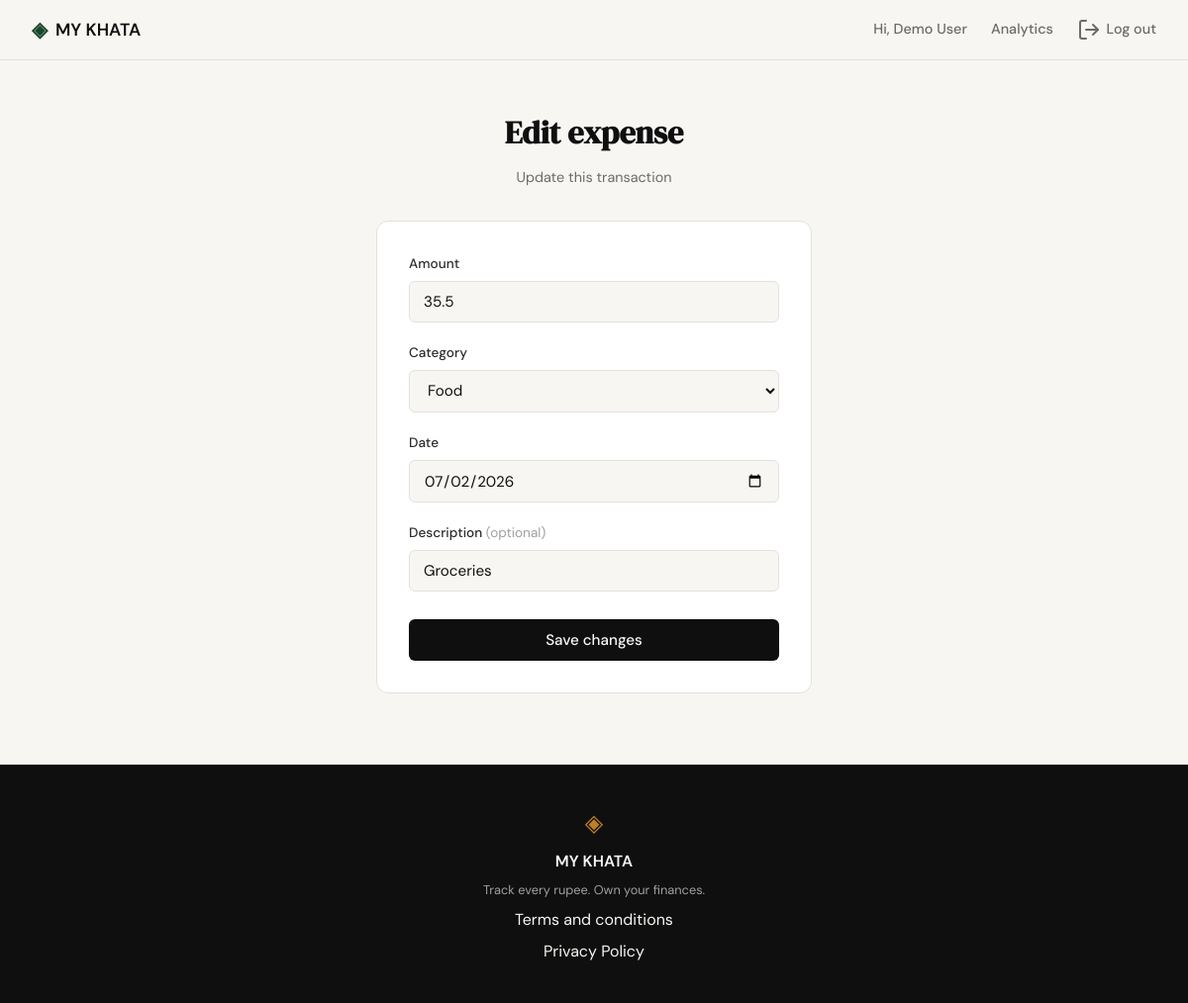
Before: /expenses/1/edit (signed in) with the older database file.
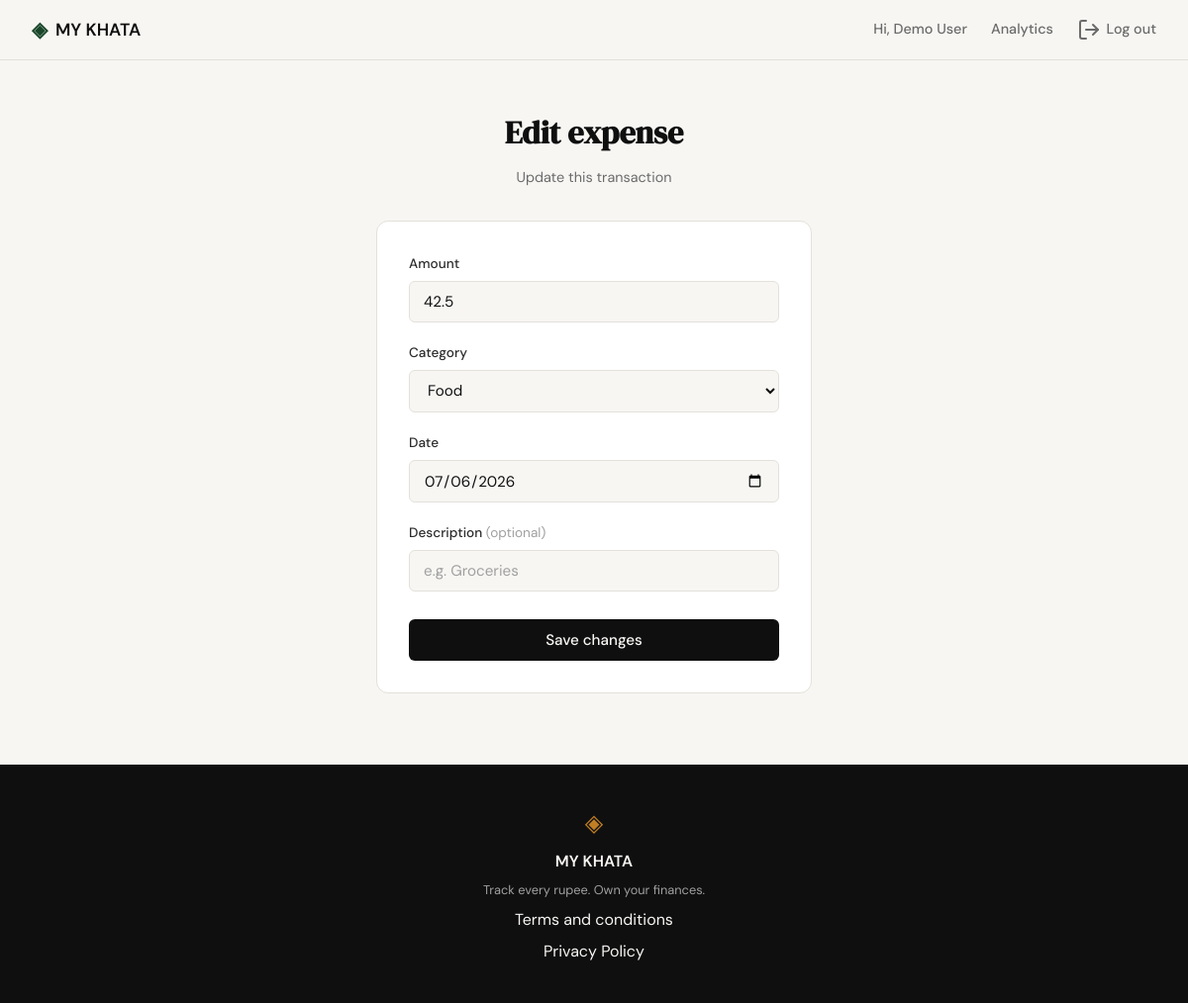
After: the same page with the newer database file.
### tables this page shows
CREATE TABLE expenses (
                id INTEGER PRIMARY KEY AUTOINCREMENT,
                user_id INTEGER NOT NULL,
                amount REAL NOT NULL,
                category TEXT NOT NULL,
                date TEXT NOT NULL,
                description TEXT,
                created_at TEXT DEFAULT (datetime('now')),
                FOREIGN KEY (user_id) REFERENCES users (id)
            );

### app.py (the view, shortened to what this page needs)
@app.route("/expenses/<int:id>/edit", methods=["GET", "POST"])
@login_required
def edit_expense(id):
    expense = get_expense_by_id(id)
    if expense is None or expense["user_id"] != session["user_id"]:
        abort(404)
    if request.method == "GET":
        values = {
            "amount": expense["amount"],
            "category": expense["category"],
            "date": expense["date"],
            "description": expense["description"] or "",
        }
        return _render_edit_expense_form(id, values)

### app.py (called while the page is built)
def login_required(view):
    @wraps(view)
    def wrapped_view(*args, **kwargs):
        if not session.get("user_id"):
            return redirect(url_for("login"))
        return view(*args, **kwargs)
    return wrapped_view

def _render_edit_expense_form(expense_id, values, error=None):
    return render_template(
        "edit_expense.html",
        expense_id=expense_id,
        expense=values,
        categories=CATEGORIES,
        error=error,
    )

### database/db.py (called while the page is built)
def get_db():
    conn = sqlite3.connect(DB_PATH)
    conn.row_factory = sqlite3.Row
    conn.execute("PRAGMA foreign_keys = ON")
    return conn

def get_expense_by_id(expense_id):
    conn = get_db()
    try:
        return conn.execute(
            "SELECT * FROM expenses WHERE id = ?", (expense_id,)
        ).fetchone()
    finally:
        conn.close()

### templates/edit_expense.html (shortened to what this page needs)
{% extends "base.html" %}
{% block head %}
<link rel="stylesheet" href="{{ url_for('static', filename='css/add_expense.css') }}">
{% endblock %}
{% block content %}
<section class="auth-section">
    <div class="auth-container">
        <div class="auth-header">
            <h1 class="auth-title">Edit expense</h1>
            <p class="auth-subtitle">Update this transaction</p>
        </div>
        <div class="auth-card">
            <form method="POST" action="{{ url_for('edit_expense', id=expense_id) }}">
                <div class="form-group">
                    <label for="amount">Amount</label>
                    <input type="number" id="amount" name="amount"
                           class="form-input" step="0.01" min="0.01"
                           placeholder="0.00" value="{{ expense.amount }}" required autofocus>
                </div>
                <div class="form-group">
                    <label for="category">Category</label>
                    <select id="category" name="category" class="form-input" required>
                        {% for cat in categories %}
                        <option value="{{ cat }}"{% if cat == expense.category %} selected{% endif %}>{{ cat }}</option>
                        {% endfor %}
                    </select>
                </div>
                <div class="form-group">
                    <label for="date">Date</label>
                    <input type="date" id="date" name="date"
                           class="form-input" value="{{ expense.date }}" required>
                </div>
                <div class="form-group">
                    <label for="description">Description <span class="form-optional">(optional)</span></label>
                    <input type="text" id="description" name="description"
                           class="form-input" placeholder="e.g. Groceries" value="{{ expense.description }}">
                </div>
                <button type="submit" class="btn-submit">Save changes</button>
            </form>
        </div>
    </div>
</section>
{% endblock %}

Changed rows visible on the page:
changed expenses "Food": amount "35.5" → "42.5"; date "07/02/2026" → "07/06/2026"; description "Groceries" → (not shown)
